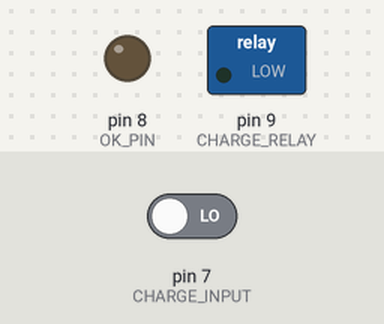
Bench run of a sketch on a simulated Arduino Uno, built with avr-gcc and run on an emulated ATmega328P. On the bench: switched loads named in the sketch (green lamp = pin HIGH), output pins drawn as LEDs (lit = HIGH). The test bench sets the inputs (shaded band); at power-on: pin 7 (CHARGE_INPUT) LOW. Pins used as bus, display or sensor lines are not drawn; what the sketch prints to the serial monitor is not drawn.

Above: at 1.2 s.
1.3 s: pin 7 (CHARGE_INPUT) driven HIGH
At 2.0 s:
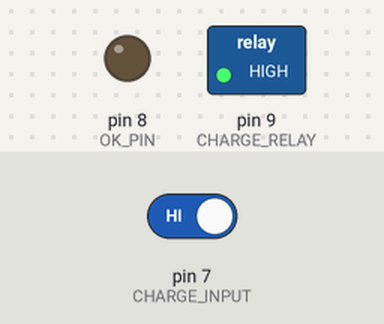
2.8 s: pin 7 (CHARGE_INPUT) driven LOW
At 3.6 s:
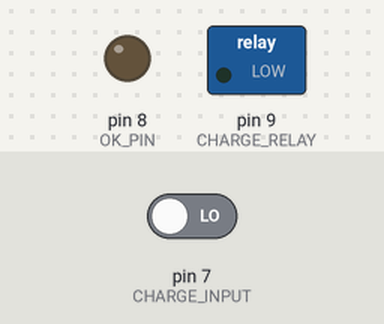
Timing chart, 0 to 5.8 s (numbered marks = the images above; inputs shaded):
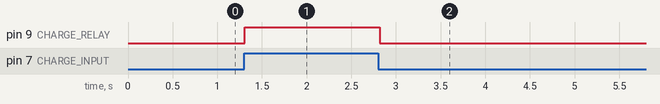

The sketch:

firmware.ino
```cpp
// Written By Clayton Auld
// cauld@alaska.edu or clayauld@gmail.com
// Nov 20, 2014

// ITEST Battery Management System for Layla telepresence platform. This BMS system is based on the Linear LTC6803-2 chip.

#include <SPI.h>
#include <Wire.h>
#include <stdlib.h>
#include "percentage.h"

// LTC6803 parameters

#define WRCFG        0x01 // Write configuration register group
#define RDCFG        0x02 // Read configuration register group
#define RDCV         0x04 // Command to read all cell voltages
#define RDCVA        0x06 // Command to read cell voltages 1-4
#define RDCVB        0x08 // Read cell voltages 5-8
#define RDCVC        0x0A // Read cell voltage 9-12
#define RDFLG        0x0C // Read flag register group
#define RDTMP        0x0E // Read temperature register group
#define STCVAD       0x10 // Start cell voltage ADC conversions and poll status
#define STCST1       0x1E // ADC conversion self test 1
#define STCST2       0x1F // ADC conversion self test 2
#define STOWAD       0x20 // Start open-wire ADC conversions and poll status
#define STTMPAD      0x30 // Start temperature ADC conversions and poll status
#define PLADC        0x40 // Poll ADC Converter status
#define PLINT        0x50 // Poll interrupt status
#define DAGN         0x52 // Start diagnose and poll status
#define RDDGNR       0x54 // Read Diagnostic register
#define STCVDC       0x60 // Start cell voltage ADC conversions and poll status, with discharge permitted
#define STOWDC       0x70 // Start open-wire ADC conversions and poll status, with discharge permitted
#define CLEAR        0x1D // Clear the cell voltage registers and temperature registers

// Charge function parameters

#define ABS_max           4.2  // Max Cell voltage: DO NOT CHARGE HIGHER
#define max_working       4.15  // Discharge cells higher than this value
#define low_cell_working  3.500  // Warning Voltage
#define ABS_min           3.200  //E-Stop or risk damage

// Configuration Registers for measure mode

#define CFGR0       0xE1
byte CFGR1=0x00;
#define CFGR2       0x00
#define CFGR3       0xFF
#define CFGR4       0x00
#define CFGR5       0x00

// Arduino Pins

#define SS_PIN        10   // Designate Chip select pin ***Change this to pin 53 when uploading to Mega***
#define CHARGE_INPUT  7    // Will be pulled high when AC power is available
#define CHARGE_RELAY  9    // Set to high to turn on charging relay
#define POWER         6    // Power pin for BMS shield
#define ADDRESS       0x02 // Designate Chip address: 10000000
#define OK_PIN        8    // OK signal for system power

//---------------------------------------------------------------------------------------------------------------------
// Calculation Variables
//byte conf[6];                // Only needed when GetConfig() function is in use.
unsigned int RawData[6];       // Raw data from voltage registers
float cellVoltage[3];          // Calculated voltages for each cell
float AvgCellVolts;
float cellVoltTotal;
byte chargeflag;               // 1 if charging, 0 otherwise
byte ok_flag;                  // 1 if OK pin set to high, 0 otherwise

// PEC Variables
static byte crc8_table[256];   // 8-bit table for PEC calc
static int made_table = 0;     // table made flag
byte packet[18]={0};           // used for PEC calc
// NOT NEEDED PEC Variables
//byte PECbyte;                // PEC of a byte
//byte PECpacket;              // PEC of packet
//byte PECpacketREAD;          // value that PECpacket should be as read from 6803
//---------------------------------------------------------------------------------------------------------------------

//int x=0;

void setup()
{
  pinMode(OK_PIN, OUTPUT);
  pinMode(POWER, OUTPUT);
  digitalWrite(OK_PIN, HIGH); // Set OK signal to HIGH
  digitalWrite(POWER, HIGH); // Allow Arduino to stay powered
  pinMode(SS_PIN, OUTPUT);
  pinMode(CHARGE_INPUT, INPUT);
  pinMode(CHARGE_RELAY, OUTPUT);
  digitalWrite(SS_PIN, HIGH); // Chip Deselect

  // SPI Configuration: MSB First, CPOL = 1, CPHA = 1, DIV16 = 1Mhz
  SPI.setBitOrder(MSBFIRST);
  SPI.setDataMode(SPI_MODE3);
  SPI.setClockDivider(SPI_CLOCK_DIV16);

  SPI.begin();          // Start SPI
  Serial.begin(115200);   // Open serial port
  Serial.println("Setup Done");
//---------------------------------------------------------------------------------------------------------------------

// I2C configs
 Wire.begin(ADDRESS);          // join i2c bus
 Wire.onRequest(requestEvent); // register event

//---------------------------------------------------------------------------------------------------------------------

}

void SetConfig()  // Send configuration registers to put LTC6803 into "Measure mode."
{
  //Serial.println("Writing Configuration Registers");
  digitalWrite(SS_PIN, LOW); // Chip Select
  SPI.transfer(WRCFG);
  SPI.transfer(0xC7);
  SPI.transfer(CFGR0);
  SPI.transfer(CFGR1);
  SPI.transfer(CFGR2);
  SPI.transfer(CFGR3);
  SPI.transfer(CFGR4);
  SPI.transfer(CFGR5);
  packet[0]=CFGR0;
  packet[1]=CFGR1;
  packet[2]=CFGR2;
  packet[3]=CFGR3;
  packet[4]=CFGR4;
  packet[5]=CFGR5;
  SPI.transfer(calcPECpacket(6));
  digitalWrite(SS_PIN, HIGH); // Chip Deselect
}

// This code is only needed to verify that the configuration registers are getting written to correctly
void GetConfig()
{
  digitalWrite(SS_PIN, LOW);
  SPI.transfer(RDCFG);
  SPI.transfer(0xCE);
  int conf[6];
  for(int i=0; i<6; i++)
  {
    conf[i] = SPI.transfer(0x00);
    Serial.println(conf[i], HEX);
  }
  digitalWrite(SS_PIN, HIGH);
}


unsigned int getCellVolts()
{
  digitalWrite(SS_PIN, LOW); // Chip Select
  SPI.transfer(RDCV); // Send command to read cells 1-4
  SPI.transfer(0xDC); // Send PEC byte for command
  //Serial.println("Reading Cell Voltage Registers");

  for(int i=0; i<6; i++)
  {
    RawData[i] = SPI.transfer(0x00);   // send command to read voltage registers
    //Serial.println(RawData[i], HEX);
  }
  byte PECresponse;
  PECresponse=SPI.transfer(0x00);
  digitalWrite(SS_PIN, HIGH); // Chip Deselect
  return RawData[6];
}

void ADCconvert()  // Send command to run ADC conversion
{
  //Serial.println("ADC conversion started");
  digitalWrite(SS_PIN, LOW); // Chip Select
  SPI.transfer(STCVDC); // Send command to start ADC conversion
  SPI.transfer(0xE7); // Send PEC byte for command
  digitalWrite(SS_PIN, HIGH); // Chip Deselect
}

unsigned int BitShiftCombine(unsigned char x_high, unsigned char x_low)  // Combine 2 registers into 16-bit number
{
  unsigned int combined;
  unsigned int Cell0;
  combined = x_high;                        //send x_high to rightmost 8 bits
  combined = combined << 8;                 //shift x_high over to leftmost 8 bits
  combined = combined | x_low;              //logical OR keeps x_high intact in combined and fills in rightmost 8 bits
  return combined;
}

int CellConvert(unsigned int combined1, unsigned int combined2, unsigned int combined3)  // Convert 16-bit number to correct 12-bit number for voltage calculation
{
  int Cell[3];
  Cell[0] = combined1 & 4095;
  Cell[1] = combined2 >> 4;
  Cell[2] = combined3 & 4095;
  for(int i=0; i<3; i++)
  {
    cellVoltage[i] = 1.5/1000*(Cell[i] - 512);
  }
  if ((cellVoltage[0] + cellVoltage[1] + cellVoltage[2]) >= 16)
  {
    cellVoltage[0] = 0;
    cellVoltage[1] = 0;
    cellVoltage[2] = 0;
  }
  return cellVoltage[3];
}

float AvgerageCell()
{
  AvgCellVolts=(cellVoltage[0]+cellVoltage[1]+cellVoltage[2])/3;
  return AvgCellVolts;
}

float totalCell()
{
  cellVoltTotal = cellVoltage[0] + cellVoltage[1] + cellVoltage[2];
  return cellVoltTotal;
}

void setCFGR1( float cellVoltage[], byte & CFGR1 )
{
  CFGR1 = 0; //Clears out GFGR1
  if (cellVoltage[0] >= max_working)
  {
    CFGR1 += 0x01; //Sets DCC1 = 1
  }
  if (cellVoltage[1] >= max_working)
  {
    CFGR1 += 0x02; //Sets DCC2 = 1
  }
  if (cellVoltage[2] >= max_working)
  {
    CFGR1 += 0x04; //Sets DCC3 = 1
  }
}

void Charge()    // Function to turn on charging and cell balancing
{
  // Artificially set to test if statements:
  //cellVoltage[0] = 3.3;
  //cellVoltage[1] = 3.1;
  //cellVoltage[2]=  3.2;
  //digitalWrite(CHARGE_INPUT, HIGH);


  //Sets CFGR1 to manage cell discharging
  setCFGR1(cellVoltage, CFGR1);
  SetConfig();
  if (digitalRead(CHARGE_INPUT) == HIGH)
  {
    Serial.println("Charger Connected");
    //If a single cell's voltage is greater than the absolute max, turns off charging
    if ((cellVoltage[0] >= ABS_max) || (cellVoltage[1] >= ABS_max) || (cellVoltage[2] >= ABS_max))
    {
      digitalWrite(CHARGE_RELAY, LOW);
      chargeflag=0;
    }
    //If not charging is OK
    else
    {
      chargeflag=1;
      digitalWrite(CHARGE_RELAY, HIGH);
    }
  }
  else if (digitalRead(CHARGE_INPUT) == LOW)
  {
    Serial.println("Charger Disconnected");
    digitalWrite(CHARGE_RELAY, LOW);
    chargeflag=0;
  }
}

void BatteryCritical()
{
  // Artificially set to test if statements:
  //cellVoltage[0] = 4.5;
  //cellVoltage[1] = 4.5;
  //cellVoltage[2]=  4.5;
  if ((cellVoltage[0] + cellVoltage[1] + cellVoltage[2]) == 0)
  {
    digitalWrite(OK_PIN, LOW);
    ok_flag = 0;
    Serial.println("Battery is DISCONNECTED!\nSYSTEM OK pin set to LOW.");
  }
  else if ((cellVoltage[0] <= ABS_min) || (cellVoltage[1] <= ABS_min) || (cellVoltage[2] <= ABS_min))
  //else if (Percentage(cellVoltTotal) <= 0)
  {
    if (digitalRead(CHARGE_INPUT) == LOW)
    {
      digitalWrite(OK_PIN, LOW); //Set the OK signal low
      ok_flag = 0;
      digitalWrite(POWER, LOW); //Set the BMS power to off
      Serial.println("Battery is AT OR BELOW MINIMUM VOLTAGE!\nSYSTEM OK pin set to LOW.");
    }
    else if (digitalRead(CHARGE_INPUT == HIGH))
    {
      digitalWrite(OK_PIN, LOW);
      ok_flag = 0;
      Serial.println("Battery is AT OR BELOW MINIMUM VOLTAGE!\nSYSTEM OK pin set to LOW.");
    }
  }
  else
  {
    digitalWrite(OK_PIN, HIGH);
    ok_flag = 1;
    Serial.println("Battery level is above minimum.\nSYSTEM OK pin set to HIGH.");
  }
}

/*
int findHighCell(float cellVoltage[])
{
int cell[4];
int highCell = cell[0];
for(int i = 1; i <= totalCells; i++)
{
if(cellVoltage[i] > cellVoltage[i-1])
highCell = cell[i];
}
return highCell;
}
*/

//---------------------------------------------------------------------------------------------------------------------
// Following PEC code by Dale (KiloOne) on Endless Sphere
// http://endless-sphere.com/forums/viewtopic.php?f=14&t=40962

void init_crc8() // Generate PEC lookup table
{
  int z,j;
  byte cr;
  if (!made_table) {
    for (z = 0; z < 256; z ++) {
      cr = z;
      for (j = 0; j < 8; j ++) {
        cr = (cr << 1) ^ ((cr & 0x80) ? 0x07 : 0);
      }
      crc8_table[z] = cr & 0xFF;
    }
    made_table = 1;
  }
}

byte calcPECbyte(byte m) // Calculate PEC from single byte
{
  byte PECbyte = 0x41;  // initialize PECbyte
  if (!made_table) {  // Check and make sure lookup table is generated
    init_crc8();  // Generate Table
  }
  PECbyte = crc8_table[(PECbyte) ^ m];
  return PECbyte;
}

byte calcPECpacket(byte np) // Calculate PEC for an array of bytes. np is number of bytes currently in packet[]
{
  //int z;
  byte PECpacket = 0x41;  // initialize PECpacket
  if (!made_table) {  // Check and make sure lookup table is generated
    init_crc8();  // Generate Table
  }
  for (int z = 0; z < np; z ++) {
    PECpacket = crc8_table[(PECpacket) ^ packet[z]];
  }
  return PECpacket;
}

//---------------------------------------------------------------------------------------------------------------------
// I2C communication code

// Upon I2C request, sends a packet containing battery percentage and charge/discharge information.
void requestEvent()
{
  byte header = 0xCC;
  float charge_percent = Percentage(cellVoltTotal);
  byte charge_byte = getChargeByte();

  byte data[ 3*sizeof(byte) ] = { header, (byte)charge_percent, charge_byte };
  // Packet begins with a byte header of 0xCC
  // Next sizeof(float) bytes are a float containing the battery percentage
  // The last byte contains charging and discharging info. Check getChargeByte() description for format.

  Wire.write( data, 3*sizeof(byte) );
  /*Wire.write( header );
  Wire.write( (byte *)&charge_percent, sizeof(float) );
  Wire.write( charge_byte );*/
}

// Returns a byte with charging and discharging information
// Bit 0 is 1 if cell #1 is discharging, 0 otherwise
// Bit 1 is 1 if cell #2 is discharging, 0 otherwise
// Bit 2 is 1 if cell #3 is discharging, 0 otherwise
// Bit 3 is 1 if the battery is charging, 0 otherwise
// Bit 4 is 1 if BMS is OK, 0 otherwise.
// Bits 5-7 are unused
byte getChargeByte()
{
  return 0x00 | (ok_flag << 4) | ((chargeflag << 3) | CFGR1);
}

//---------------------------------------------------------------------------------------------------------------------
//---------------------------------------------------------------------------------------------------------------------
void loop()
{
  digitalWrite(POWER, HIGH);
  //GetConfig();                    // Only needed for debugging purposes.
  SetConfig();
  //GetConfig();                    // Only needed for debugging purposes.
  ADCconvert();
  getCellVolts();
  cellVoltage[3]=CellConvert(BitShiftCombine(RawData[1], RawData[0]), BitShiftCombine(RawData[2], RawData[1]), BitShiftCombine(RawData[4], RawData[3]));
  BatteryCritical();
  AvgerageCell();
  totalCell();
  Charge();

  Serial.print("Charge flag: ");
  Serial.println(chargeflag,3);

  for(int i=0; i<3; i++)
  {
    Serial.print("Cell ");
    Serial.print(i);
    Serial.print(": ");
    Serial.print(cellVoltage[i], 3);
    Serial.println(" V");
  }
  Serial.print("Average Cell Voltage: ");
  Serial.print(AvgCellVolts,3);
  Serial.println(" V");

  Serial.print("Total Cell Voltages: ");
  Serial.print(cellVoltTotal,3);
  Serial.println(" V");

  Serial.print("Battery Percentage: ");
  Serial.print(Percentage(cellVoltTotal));
  Serial.println(" %");

  Serial.println("-------------------------------------");
  //yedelay(1200);
}
//---------------------------------------------------------------------------------------------------------------------
//---------------------------------------------------------------------------------------------------------------------
```

percentage.h
```cpp
#ifndef PERCENTAGE_H
#define PERCENTAGE_H

#define p1         0.0668
#define p2         0.3141
#define p3         0.3531
#define p4        -0.2128
#define p5        -0.3324
#define p6         0.6422
#define p7          2.936
#define p8          4.184

#define p10        0.5245
#define p20        -1.722
#define p30        -1.428
#define p40         7.848
#define p50       -0.7242
#define p60        -13.69
#define p70          29.7
#define p80         60.95

#define transition 11.014
#define maximum      12.3
#define minimum       9.6

float Percentage(float x)
{
  float percent;

  if ((x < transition) && (x>minimum))
  {
    x=(x-10.64)/0.314;
    percent = p1*pow(x,7) + p2*pow(x,6) + p3*pow(x,5) + p4*pow(x,4) + p5*pow(x,3) +
    p6*pow(x,2) + p7*x + p8;

    if (percent < 0)
    {
      percent=0;
    }
  }

  else if ((x >= transition) && (x<maximum))
  {
    x=(x-11.49)/0.3152;
    percent = p10*pow(x,7) + p20*pow(x,6) + p30*pow(x,5) + p40*pow(x,4) + p50*pow(x,3) +
    p60*pow(x,2) + p70*x + p80;

    if (percent > 100)
    {
      percent=100;
    }
  }

  else if (x>=maximum)
  {
    percent=100;
  }

  else
  {
    percent=0;
  }

  return percent;
}

#endif
```

Measured:
- after the input at 1.3 s, pin 9 (CHARGE_RELAY): LOW → HIGH at once
- after the input at 2.8 s, pin 9 (CHARGE_RELAY): HIGH → LOW at once
